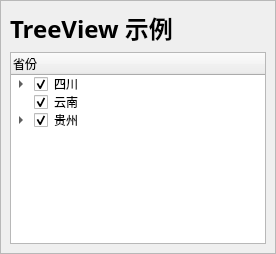
      <widget class="QWidget" name="page_3">
       <layout class="QGridLayout" name="gridLayout_25">
        <property name="leftMargin">
         <number>0</number>
        </property>
        <property name="topMargin">
         <number>0</number>
        </property>
        <property name="rightMargin">
         <number>0</number>
        </property>
        <property name="bottomMargin">
         <number>0</number>
        </property>
        <item row="0" column="0">
         <widget class="QFrame" name="frame_2">
          <property name="frameShape">
           <enum>QFrame::StyledPanel</enum>
          </property>
          <property name="frameShadow">
           <enum>QFrame::Raised</enum>
          </property>
          <layout class="QGridLayout" name="gridLayout_4">
           <item row="0" column="0">
            <widget class="QLabel" name="label_18">
             <property name="font">
              <font>
               <family>微软雅黑</family>
               <pointsize>18</pointsize>
               <italic>false</italic>
               <bold>true</bold>
              </font>
             </property>
             <property name="text">
              <string>TreeView 示例</string>
             </property>
            </widget>
           </item>
           <item row="1" column="0">
            <widget class="QTreeWidget" name="treeWidget">
             <property name="indentation">
              <number>20</number>
             </property>
             <property name="animated">
              <bool>true</bool>
             </property>
             <property name="ItemHeight" stdset="0">
              <number>32</number>
             </property>
             <column>
              <property name="text">
               <string>省份</string>
              </property>
             </column>
             <item>
              <property name="text">
               <string>四川</string>
              </property>
              <property name="checkState">
               <enum>Checked</enum>
              </property>
              <item>
               <property name="text">
                <string>成都</string>
               </property>
               <property name="checkState">
                <enum>Checked</enum>
               </property>
              </item>
              <item>
               <property name="text">
                <string>绵阳</string>
               </property>
               <property name="checkState">
                <enum>Checked</enum>
               </property>
              </item>
              <item>
               <property name="text">
                <string>德阳</string>
               </property>
               <property name="checkState">
                <enum>Checked</enum>
               </property>
              </item>
              <item>
               <property name="text">
                <string>资阳</string>
               </property>
               <property name="checkState">
                <enum>Checked</enum>
               </property>
              </item>
              <item>
               <property name="text">
                <string>遂宁</string>
               </property>
               <property name="checkState">
                <enum>Checked</enum>
               </property>
              </item>
             </item>
             <item>
              <property name="text">
               <string>云南</string>
              </property>
              <property name="checkState">
               <enum>Checked</enum>
              </property>
             </item>
             <item>
              <property name="text">
               <string>贵州</string>
              </property>
              <property name="checkState">
               <enum>Checked</enum>
              </property>
              <item>
               <property name="text">
                <string>新建子项目</string>
               </property>
              </item>
              <item>
               <property name="text">
                <string>新建项目</string>
               </property>
              </item>
              <item>
               <property name="text">
                <string>新建项目</string>
               </property>
              </item>
              <item>
               <property name="text">
                <string>新建项目</string>
               </property>
              </item>
              <item>
               <property name="text">
                <string>新建项目</string>
               </property>
              </item>
             </item>
            </widget>
           </item>
          </layout>
         </widget>
        </item>
       </layout>
      </widget>
